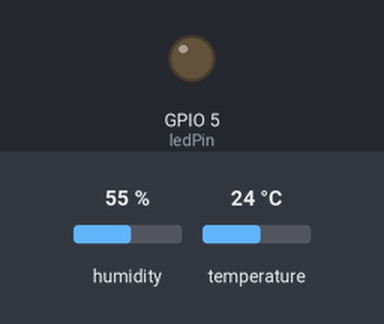
A sketch run on a simulated ESP8266 (NodeMCU). Shown: output pins drawn as LEDs (lit = HIGH). Inputs (shaded band) come from the test bench; at power-on: temperature 24 °C, humidity 55 %. WiFi joins after 1.5 s; servers stay silent unless stated; no MQTT or app messages arrive unless stated; what the sketch prints to the serial monitor is not drawn.

Above: at 2.7 s.
2.8 s: temperature set to 30.6 °C
9.5 s: temperature set to 31.7 °C
At 12.6 s:
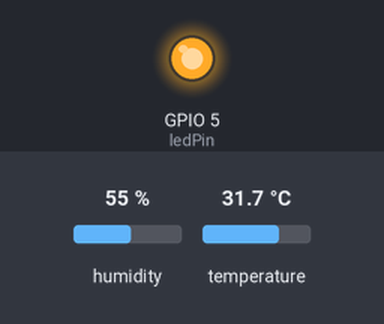
Timing chart, 0 to 14.1 s (numbered marks = the images above; inputs shaded):
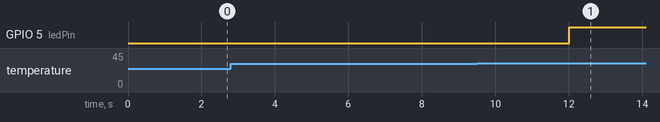

Measured:
- the behaviour switches between 31 and 31.1 °C on temperature (found by bisection; images 0 and 1)
- after the input at 2.8 s, every drawn part: stays the same
- after the input at 9.5 s, GPIO 5 (ledPin): LOW → HIGH after 2.5 s

The sketch:

modul6.tugas.ino
```cpp
#include <ESP8266WiFi.h>
#include <PubSubClient.h>
#include <ArduinoJson.h>
#include <DHT.h>

// Kredensial Jaringan Wi-Fi
const char* ssid = "oiiu";
const char* password = "22222229";

// Konfigurasi Broker MQTT Publik
const char* mqttServer = "broker.hivemq.com";
const int mqttPort = 1883;
const char* clientId = "ESP8266_LabIoT_25782072_Task";

// Definisi Topik Sesuai NIM 25782072
const char* topicPublish   = "kampus/labiot/25782072/telemetri";
const char* topicAlert     = "kampus/labiot/25782072/alert";
const char* topicStatus    = "kampus/labiot/25782072/status";
const char* topicSubscribe = "kampus/labiot/25782072/kendali";

// Alokasi Pin Perangkat Keras
const byte dhtPin = 2; // Pin D4 (GPIO 2)
const byte ledPin = 5; // Pin D1 (GPIO 5)
#define DHTTYPE DHT22  // Sesuaikan dengan sensor Anda (DHT11 / DHT22)

DHT dht(dhtPin, DHTTYPE);
WiFiClient espClient;
PubSubClient client(espClient);

unsigned long lastTelemetryTime = 0;
const unsigned long telemetryInterval = 4000; // Siklus kirim 4 detik
bool alertSentState = false; // Flag untuk mencegah pengiriman pesan alert berulang (spam)

void callback(char* topic, byte* payload, unsigned int length) {
  char incomingBuffer[length + 1];
  memcpy(incomingBuffer, payload, length);
  incomingBuffer[length] = '\0';

  Serial.println("----------------------------------------");
  Serial.printf("[KONTROL DITERIMA] Topik: %s | Payload: %s\n", topic, incomingBuffer);

  StaticJsonDocument<256> doc;
  DeserializationError err = deserializeJson(doc, incomingBuffer);
  if (err) {
    Serial.println("Gagal membedah payload JSON!");
    return;
  }

  // Kendali manual override LED oleh operator
  if (doc.containsKey("led")) {
    int val = doc["led"];
    digitalWrite(ledPin, val == 1 ? HIGH : LOW);
    Serial.printf("--> [INDIKATOR] Status LED diubah manual: %s\n", val == 1 ? "MENYALA" : "PADAM");
  }
  Serial.println("----------------------------------------");
}

void reconnect() {
  while (!client.connected()) {
    Serial.print("Menghubungkan kembali ke Broker...");

    // Konfigurasi LWT (Last Will and Testament)
    // Parameter: clientId, willTopic, willQos, willRetain, willMessage
    bool connected = client.connect(
      clientId,
      topicStatus,
      1,
      true,
      "{\"status\": \"OFFLINE\", \"keterangan\": \"Perangkat Terputus Tak Terduga\"}"
    );

    if (connected) {
      Serial.println(" Sukses Terhubung!");

      // Publikasi status ONLINE sesaat setelah berhasil terhubung
      client.publish(topicStatus, "{\"status\": \"ONLINE\", \"keterangan\": \"Perangkat Beroperasi Normal\"}", true);

      // Subskripsi topik kendali
      client.subscribe(topicSubscribe);
      Serial.printf("Subskripsi Topik: %s\n", topicSubscribe);
    } else {
      Serial.printf("Gagal (rc=%d). Coba lagi dalam 4 detik...\n", client.state());
      delay(4000);
    }
  }
}

void setup() {
  Serial.begin(115200);
  pinMode(ledPin, OUTPUT);
  digitalWrite(ledPin, LOW);

  dht.begin();

  WiFi.mode(WIFI_STA);
  WiFi.begin(ssid, password);
  Serial.print("Menghubungkan Wi-Fi");
  while (WiFi.status() != WL_CONNECTED) {
    delay(500);
    Serial.print(".");
  }
  Serial.println("\nWi-Fi Terkoneksi!");
  Serial.print("IP Address: ");
  Serial.println(WiFi.localIP());

  client.setServer(mqttServer, mqttPort);
  client.setCallback(callback);
}

void loop() {
  if (!client.connected()) {
    reconnect();
  }
  client.loop(); // Memelihara sesi TCP dan memproses callback masuk

  unsigned long now = millis();
  if (now - lastTelemetryTime >= telemetryInterval) {
    lastTelemetryTime = now;

    float t = dht.readTemperature();
    float h = dht.readHumidity();

    if (!isnan(t) && !isnan(h)) {
      // 1. Klasifikasi Kondisi Suhu (Ambang batas 31.0°C)
      String kondisiSuhu = (t > 31.0) ? "PANAS" : "NORMAL";

      // 2. Publikasi Telemetri Rutin berformat JSON
      StaticJsonDocument<256> docOut;
      docOut["node_id"] = clientId;
      docOut["suhu"] = serialized(String(t, 2));
      docOut["kelembapan"] = serialized(String(h, 2));
      docOut["kondisi_suhu"] = kondisiSuhu;
      docOut["status_led"] = digitalRead(ledPin);
      docOut["uptime_detik"] = millis() / 1000;
      docOut["ip_lokal"] = WiFi.localIP().toString();

      char buffer[256];
      serializeJson(docOut, buffer);

      bool success = client.publish(topicPublish, buffer);
      if (success) {
        Serial.printf("[TELEMETRI TERKIRIM] %s\n", buffer);
      } else {
        Serial.println("[ERROR] Gagal memublikasikan telemetri!");
      }

      // 3. Logika Rule Engine Keselamatan (Closed-Loop Safety)
      if (t > 31.0) {
        // Otomatis menyalakan indikator LED Bahaya
        digitalWrite(ledPin, HIGH);

        // Publikasi peringatan bahaya ke dedicated alert topic (jika belum terkirim)
        if (!alertSentState) {
          StaticJsonDocument<256> docAlert;
          docAlert["status"] = "BAHAYA";
          docAlert["parameter"] = "OVERHEAT";
          docAlert["nilai_suhu"] = serialized(String(t, 2));

          char alertBuffer[256];
          serializeJson(docAlert, alertBuffer);

          if (client.publish(topicAlert, alertBuffer)) {
            Serial.println("[WARNING] Suhu melebihi 31°C! Paket ALERT terkirim.");
            alertSentState = true; // Latch diaktifkan agar tidak spam
          }
        }
      } else {
        // Reset status alert jika suhu kembali normal
        if (alertSentState) {
          alertSentState = false;
          Serial.println("[INFO] Suhu kembali aman (NORMAL).");
        }
      }
    } else {
      Serial.println("Peringatan: Gagal membaca data dari sensor DHT!");
    }
  }
}
```
